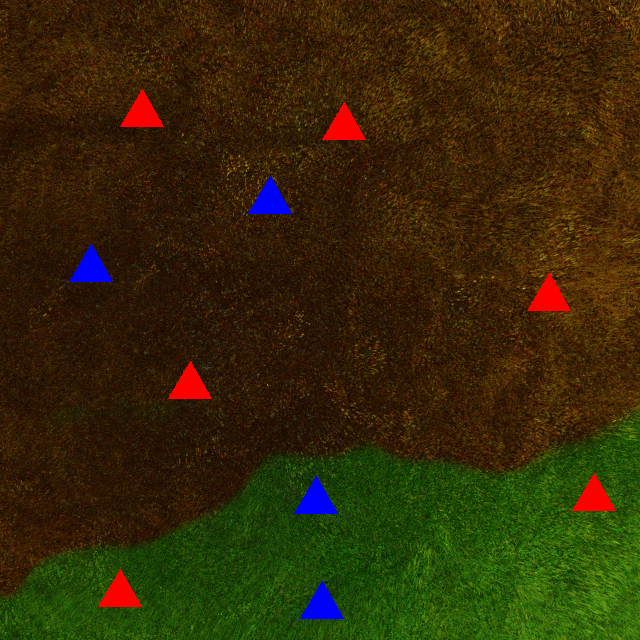
#> input picture 1.png, 640 x 640 px
$ python cascade.py
#> lines starting #> are read from the running program, lines starting #| are printed output that depends on the picture; after the words box and inside, x2 and y2 are one past the last pixel; in counts of white or black regions, pixels touching at a corner belong together
import cv2
import numpy as np
img = cv2.imread('1.png')
#> img is the input picture: shape (640, 640, 3); mean B, G, R 7.3, 41.1, 52.4
grayscaled = cv2.cvtColor(img, cv2.COLOR_BGR2GRAY)
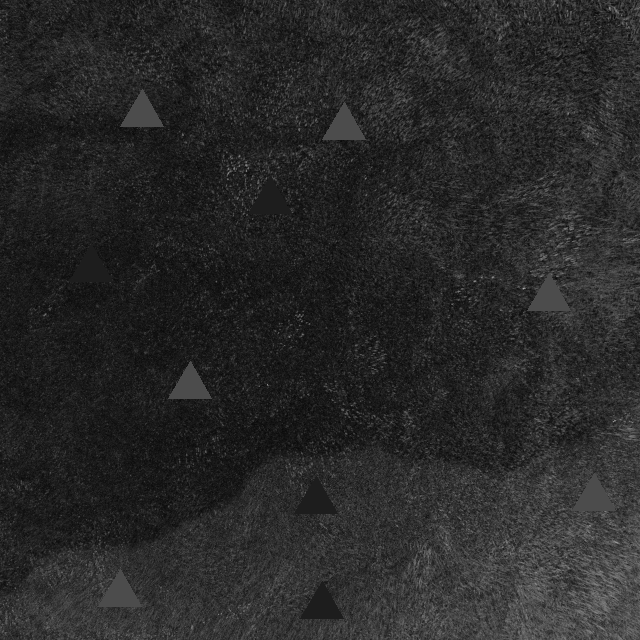
#> grayscaled: shape (640, 640); min 5, max 174, mean 40.6

red_cascade= cv2.CascadeClassifier('cascade.xml')

rhouse= red_cascade.detectMultiScale(img, 1.3, 5)
#> rhouse = [[107, 71, 69, 69], [157, 346, 68, 68]]
print('no. of redhouses' , len(rhouse))
#| no. of redhouses 2

for(x,y,w,h) in rhouse:
    cv2.rectangle(img,(x,y),(x+w,y+h),(255,0,0),2)
#> this loop made 2 passes
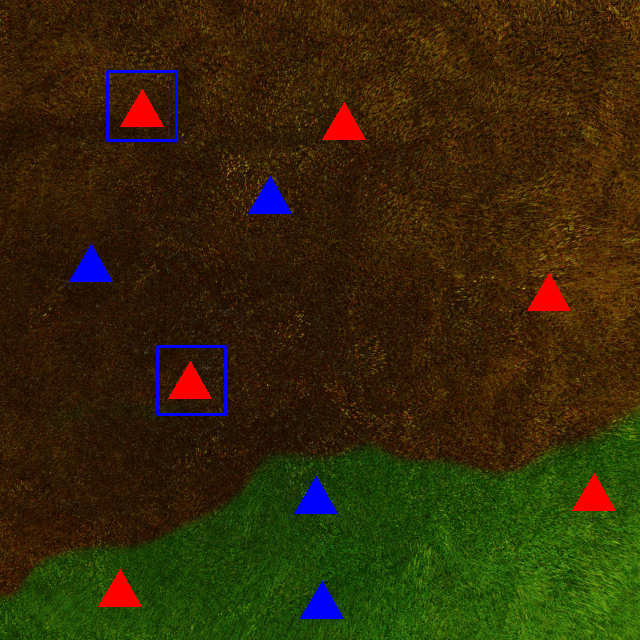
#> img: shape (640, 640, 3); 0.4% of pixels changed, all inside (x1, y1, x2, y2) = (106, 70, 227, 416)


#cv2.imshow('redhouse', roi)
cv2.imshow('img', img)
cv2.waitKey(0)
cv2.destroyAllWindows()

$ run again, with 10.png copied over 1.png
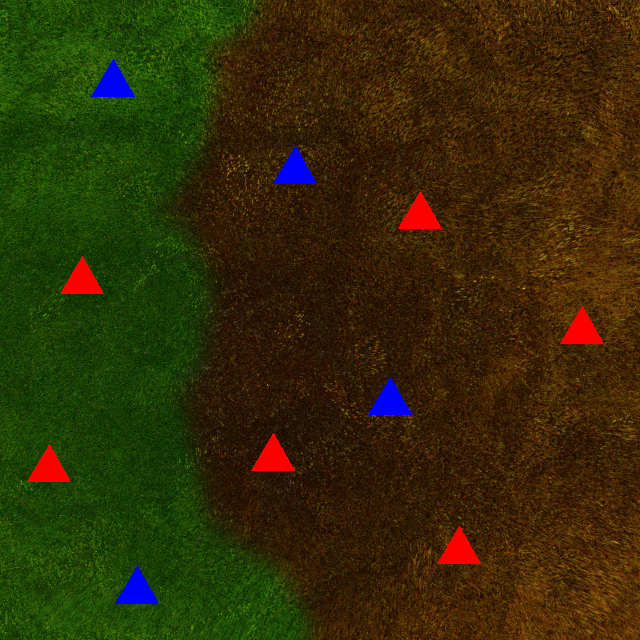
#> input picture 10.png, 640 x 640 px
#> img is the input picture: shape (640, 640, 3); mean B, G, R 7.3, 44.4, 51.2
#> `grayscaled = cv2.cvtColor(img, cv2.COLOR_BGR2GRAY)`:
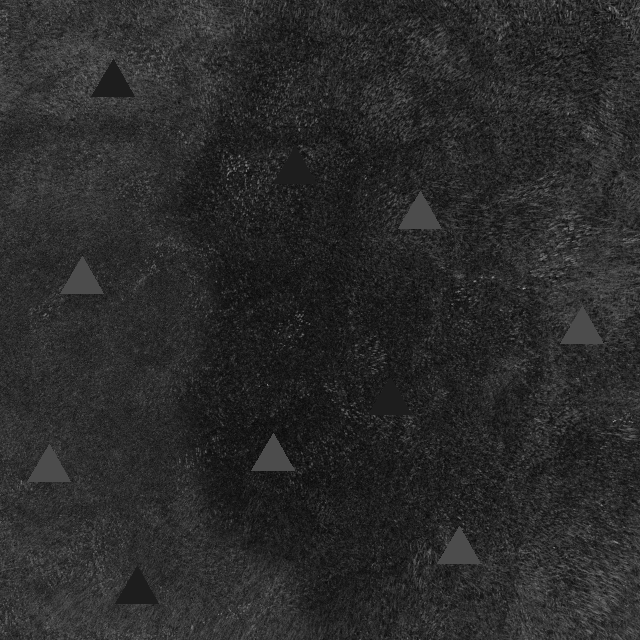
#> grayscaled: shape (640, 640); min 5, max 174, mean 42.2
#> rhouse = [[388, 181, 64, 64], [47, 236, 69, 69], [239, 417, 66, 66], [428, 517, 64, 64]]
#| no. of redhouses 4
#> the loop `for(x,y,w,h) in rhouse:` made 4 passes
#> after the loop `for(x,y,w,h) in rhouse:`:
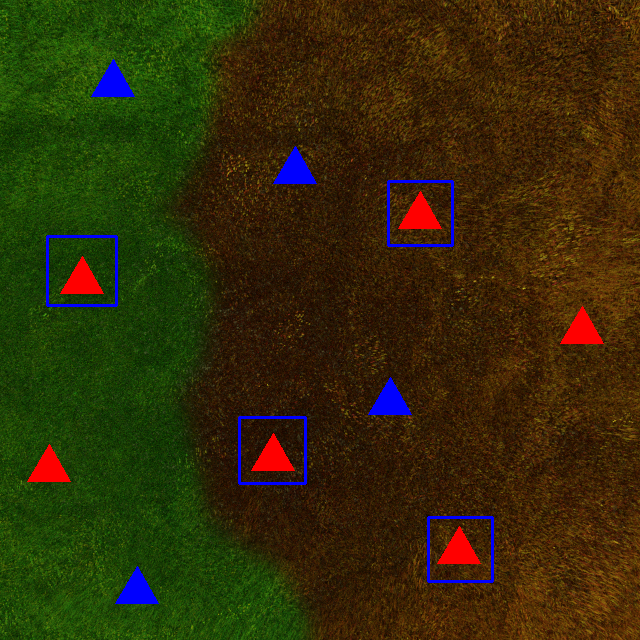
#> img: shape (640, 640, 3); 0.77% of pixels changed, all inside (x1, y1, x2, y2) = (46, 180, 494, 583)

$ run again, with 2.png copied over 1.png
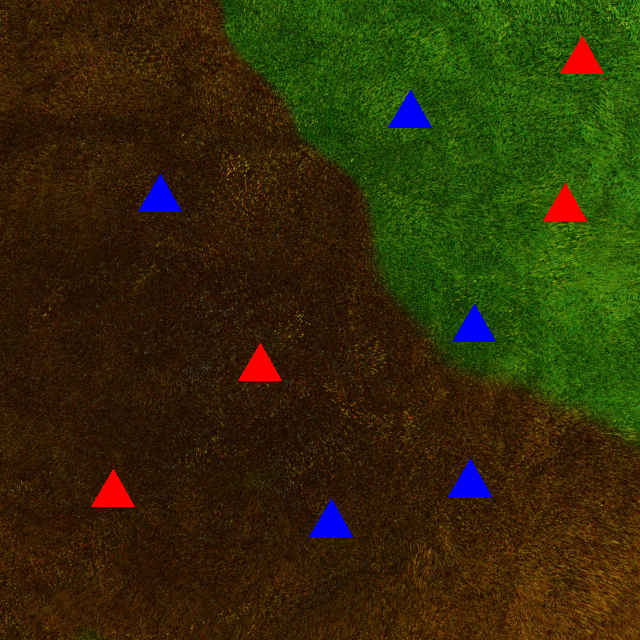
#> input picture 2.png, 640 x 640 px
#> img is the input picture: shape (640, 640, 3); mean B, G, R 8.1, 44.6, 49.8
#> `grayscaled = cv2.cvtColor(img, cv2.COLOR_BGR2GRAY)`:
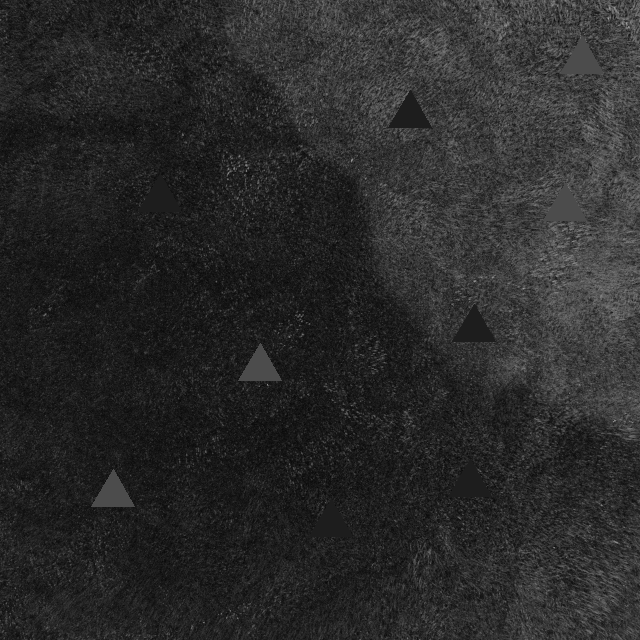
#> grayscaled: shape (640, 640); min 6, max 162, mean 42
#> rhouse = [[226, 326, 68, 68], [77, 451, 71, 71]]
#| no. of redhouses 2
#> the loop `for(x,y,w,h) in rhouse:` made 2 passes
#> after the loop `for(x,y,w,h) in rhouse:`:
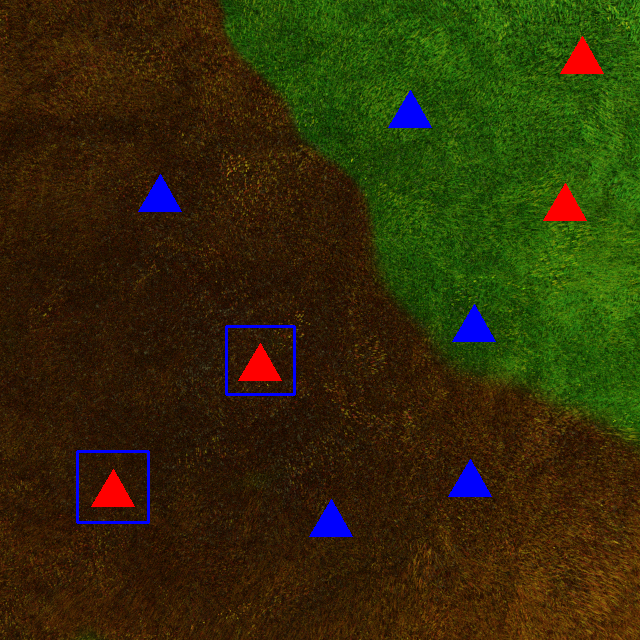
#> img: shape (640, 640, 3); 0.41% of pixels changed, all inside (x1, y1, x2, y2) = (76, 325, 296, 524)
